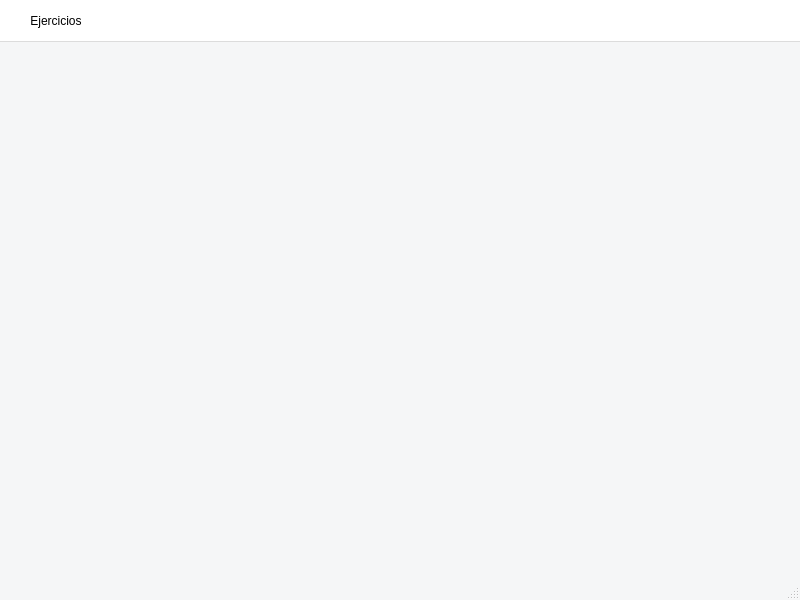
<?xml version="1.0" encoding="UTF-8"?>
<ui version="4.0">
 <class>MainWindow</class>
 <widget class="QMainWindow" name="MainWindow">
  <property name="geometry">
   <rect>
    <x>0</x>
    <y>0</y>
    <width>800</width>
    <height>600</height>
   </rect>
  </property>
  <property name="windowTitle">
   <string>AppEjercicios</string>
  </property>
  <property name="styleSheet">
   <string notr="true">/* =========================
   ESTILO GENERAL DE APP
   ========================= */

QMainWindow {
    background-color: #f5f6f7;
    font-family: &quot;Segoe UI&quot;, &quot;Helvetica&quot;, &quot;Arial&quot;;
    font-size: 18pt;
    color: #2c2c2c;
}

/* =========================
   MENU BAR
   ========================= */

QMenuBar {
    background-color: #ffffff;
    border-bottom: 1px solid #dcdcdc;
    padding: 6px;
}

QMenuBar::item {
    background: transparent;
    padding: 8px 18px;
    border-radius: 6px;
}

QMenuBar::item:selected {
    background-color: #e8eef7;
}

QMenuBar::item:pressed {
    background-color: #d8e3f2;
}

/* =========================
   MENUS DESPLEGABLES
   ========================= */

QMenu {
    background-color: #ffffff;
    border: 1px solid #dcdcdc;
    padding: 6px;
}

QMenu::item {
    padding: 10px 30px;
    border-radius: 6px;
}

QMenu::item:selected {
    background-color: #e8eef7;
    color: #000000;
}

QMenu::separator {
    height: 1px;
    background: #dcdcdc;
    margin: 6px 10px;
}

/* =========================
   ACCIONES (QAction)
   ========================= */

QAction {
    padding: 10px;
}</string>
  </property>
  <widget class="QWidget" name="centralwidget"/>
  <widget class="QMenuBar" name="menubar">
   <property name="geometry">
    <rect>
     <x>0</x>
     <y>0</y>
     <width>800</width>
     <height>44</height>
    </rect>
   </property>
   <widget class="QMenu" name="menuEjercicios">
    <property name="title">
     <string>Ejercicios</string>
    </property>
    <addaction name="actionCalculadora"/>
    <addaction name="actionCalcular_intereses"/>
    <addaction name="actionConvertir_Km_a_Millas"/>
    <addaction name="actionConvertir_Farenheit_a_Celsius"/>
    <addaction name="separator"/>
    <addaction name="actionSalir"/>
   </widget>
   <addaction name="menuEjercicios"/>
  </widget>
  <widget class="QStatusBar" name="statusbar"/>
  <action name="actionCalculadora">
   <property name="text">
    <string>Calculadora</string>
   </property>
  </action>
  <action name="actionCalcular_intereses">
   <property name="text">
    <string>Calcular intereses</string>
   </property>
  </action>
  <action name="actionConvertir_Km_a_Millas">
   <property name="text">
    <string>Convertir Km a Millas</string>
   </property>
  </action>
  <action name="actionConvertir_Farenheit_a_Celsius">
   <property name="text">
    <string>Convertir Farenheit a Celsius</string>
   </property>
  </action>
  <action name="actionSalir">
   <property name="text">
    <string>Salir</string>
   </property>
  </action>
 </widget>
 <resources/>
 <connections/>
</ui>
